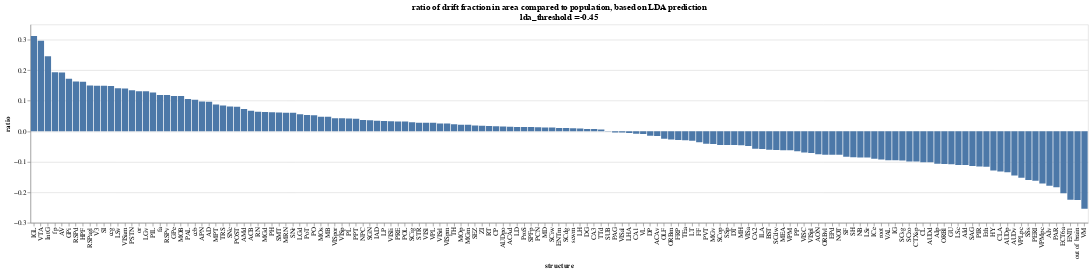

Source (notebook cell):
### Code cell
lda_threshold = -0.45
(
    pl.read_parquet('//allen/programs/mindscope/workgroups/dynamicrouting/ben/lda_all.parquet')
    .drop('drift_rating')
    .fill_nan(None)
    .drop_nulls()
    .join(
        pl.scan_parquet('s3://aind-scratch-data/dynamic-routing/cache/nwb_components/v0.0.261/consolidated/units.parquet').select('unit_id', 'structure').collect(),
        on='unit_id',
        how='left',
    )
    .with_columns(
        session_id=pl.col('unit_id').str.split('_').list.slice(0,2).list.join('_'),
    )
    # filter structures that have fewer than 20 units, from 3 sessions total
    .filter(
        pl.col('session_id').n_unique().ge(3).over('structure'),
        pl.col('unit_id').n_unique().ge(20).over('structure'),
    )
    .group_by('structure')
    .agg(pl.col('lda').ge(lda_threshold).sum().truediv(pl.col('lda').count()).alias('drift_fraction'))
    .with_columns(
        ratio=pl.col('drift_fraction') - pl.col('drift_fraction').mean(),
    )
    .plot
    .bar(
        x=alt.X('structure:N', sort='-y'), 
        y=alt.Y('ratio:Q'),
    )
    .properties(
        title=['ratio of drift fraction in area compared to population, based on LDA prediction', f'{lda_threshold =}'],
        width=1600,
    )
)

### Figure 1 — Vega-Lite specification as saved in the notebook (floating-point values rounded to 4 significant figures; data arrays with more than 128 entries replaced by an {"elided": "..."} marker saying what was removed)
{"config": {"view": {"continuousWidth": 300, "continuousHeight": 300}}, "data": {"name": "data-b2b883b12789f6972325c37652316e68"}, "mark": {"type": "bar", "tooltip": true}, "encoding": {"x": {"field": "structure", "sort": "-y", "type": "nominal"}, "y": {"field": "ratio", "type": "quantitative"}}, "params": [{"name": "param_42", "select": {"type": "interval", "encodings": ["x", "y"]}, "bind": "scales"}], "title": ["ratio of drift fraction in area compared to population, based on LDA prediction", "lda_threshold =-0.45"], "width": 1600, "$schema": "https://vega.github.io/schema/vega-lite/v5.20.1.json", "datasets": {"data-b2b883b12789f6972325c37652316e68": {"elided": "151 records"}}}
